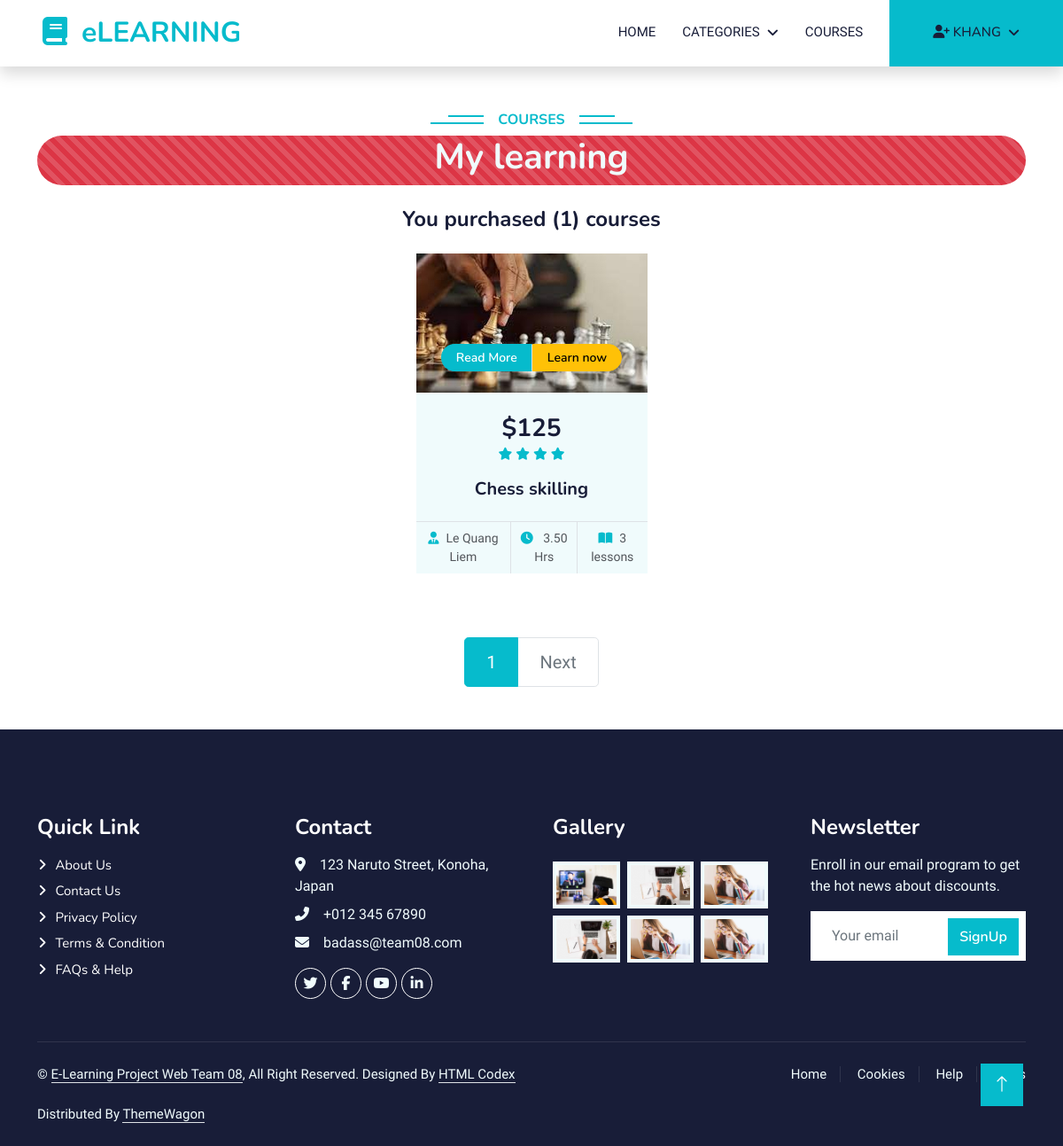
The app's page /order/purchased_courses/ (signed in) with its own data.
### account/models.py (models this page shows, shortened)
class Account(AbstractBaseUser):
    first_name = models.CharField(max_length=255, null=True)
    last_name = models.CharField(max_length=255, null=True)
    username = models.CharField(max_length=50, unique=True)
    email = models.EmailField(unique=True)
    phone = models.CharField(max_length=255)
    birth_date = models.DateField(null=True, blank=True)
    subscription_expired = models.DateField(null=True, blank=True)
    image = ResizedImageField(
        upload_to="account/profile_pics/", null=True, blank=True, quality=100, default='account/profile_pics/doras.png')
    is_admin = models.BooleanField(default=False)
    is_active = models.BooleanField(default=False)
    is_staff = models.BooleanField(default=False)
    is_superadmin = models.BooleanField(default=False)
    USERNAME_FIELD = 'username'
    REQUIRED_FIELDS = ['email', 'first_name', 'last_name']
    objects = MyAccountManager()
    def on_subscription(self):
        if self.subscription_expired and self.subscription_expired > datetime.date.today():
            return True
        else:
            return False

### course/models.py (models this page shows, shortened)
class Course(models.Model):
    title = models.CharField(max_length=255)
    description = models.TextField()
    price = models.PositiveIntegerField(null=True,
                                        validators=[MinValueValidator(0)], blank=True)
    instructor = models.CharField(max_length=50)
    language = models.CharField(max_length=50, default='English')
    category = models.ForeignKey(
        Category, on_delete=models.PROTECT, blank=True, null=True)
    COURSE_STATUS_AVAILABLE = 'A'
    COURSE_STATUS_UNAVAILABLE = 'UA'
    COURSE_STATUS_CHOICES = [
        (COURSE_STATUS_AVAILABLE, 'Available'),
        (COURSE_STATUS_UNAVAILABLE, 'Unavailable')
    ]
    lesson_number = models.PositiveBigIntegerField(null=True,
                                                   validators=[MinValueValidator(0)], blank=True)
    course_status = models.CharField(
        max_length=2, choices=COURSE_STATUS_CHOICES, default=COURSE_STATUS_AVAILABLE)
    rated = models.PositiveSmallIntegerField(null=True,
                                             validators=[MinValueValidator(0), MaxValueValidator(5)], blank=True)
    duration = models.DecimalField(max_digits=6, decimal_places=2,
                                   validators=[MinValueValidator(0)], blank=True, null=True)
    image = ResizedImageField(size=[500, 300], crop=['middle', 'center'],  upload_to="course/course_image/", null=True, quality=100
                              )
    video = models.FileField(
        upload_to="course/course_video", null=True)
    slug = models.SlugField(max_length=200, unique=True,
                            null=True, blank=True)
    def get_url(self):
        return reverse('course_detail', args=[self.slug])
    def get_video_url(self):
        return reverse('course_watching', args=[self.slug])

### order/views.py (the view)
# urls.py: path('purchased_courses/', views.purchased_courses, name='purchased_courses'),
@login_required
def purchased_courses(request):
    purchased_orders = OrderDetail.objects.all().filter(
        order__user=request.user, order__payment_status='C', subscription_type__isnull=True)
    if purchased_orders:
        for item in purchased_orders:
            courses = []
            courses.append(item.course)
    else:
        courses = None
    if courses != None:
        page = request.GET.get('page')
        page = page or 1
        paginator = Paginator(courses, 8)
        paged_courses = paginator.get_page(page)
        course_count = len(courses)
    else:
        paged_courses = 0
        course_count = 0
    context = {
        'courses': paged_courses,
        'course_count': course_count,
    }
    return render(request, 'order/purchased_courses.html', context=context)

### course/context_processors.py (called while the page is built)
def menu_links(request):
    links = Category.objects.all()
    return dict(links=links)

### course/models.py (called while the page is built)
    def get_url(self):
        return reverse('course_by_category', args=[self.slug])

### templates/order/purchased_courses.html (shortened to what this page needs)
{% extends 'base.html' %} {% load static %} {% block content %}
<div class="container-xxl py-5">
  <div class="container">
    <div class="text-center wow fadeInUp" data-wow-delay="0.1s">
      <h6 class="section-title bg-white text-center text-primary px-3">
        Courses
      </h6>
      {% if category == None %}
      <div
        class="mb-4 progress-bar bg-danger progress-bar-striped progress-bar-animated rounded-pill"
      >
        <h1 class="text-light">My learning</h1>
      </div>
      {% else %}
      <h1 class="mb-5">{{category.title}} Courses</h1>
      {% endif %}
      <h4 class="mb-4">You purchased ({{course_count}}) courses</h4>
    </div>
    <div class="row row-cols-lg-4 row-cols-md-2 g-4 justify-content-center">
      {% if courses %}{% for course in courses %}
      <div class="col-lg-3 col-md-6 wow fadeInUp" data-wow-delay="0.5s">
        <div class="d-flex flex-column course-item bg-light h-100">
          <div class="position-relative overflow-hidden">
            <img class="img-fluid" src="{{course.image.url}}" alt="" />
            <div
              class="w-100 d-flex justify-content-center position-absolute bottom-0 start-0 mb-4"
            >
              <a
                href="{{course.get_url}}"
                class="flex-shrink-0 btn btn-sm btn-primary px-3 border-end"
                style="border-radius: 30px 0 0 30px"
                >Read More</a
              >
              <a
                href="{{course.get_video_url}}"
                class="flex-shrink-0 btn btn-sm btn-warning px-3"
                style="border-radius: 0 30px 30px 0"
                >Learn now</a
              >
            </div>
          </div>
          <div class="text-center p-4 pb-0 flex-fill">
            <h3 class="mb-0">${{course.price}}</h3>
            <div class="mb-3">
              {% for i in course.rated|center:course.rated%}
              <small class="fa fa-star text-primary"></small>
              {% endfor %}
            </div>
            <h5 class="mb-4">{{ course.title }}</h5>
          </div>
          <div class="d-flex border-top">
            <small class="flex-fill text-center border-end py-2"
              ><i class="fa fa-user-tie text-primary me-2"></i
              >{{course.instructor}}</small
            >
            <small class="flex-fill text-center border-end py-2"
              ><i class="fa fa-clock text-primary me-2"></i> {{course.duration}}
              Hrs</small
            >
            <small class="flex-fill text-center py-2"
              ><i class="fa fa-book-open text-primary me-2"></i
              >{{course.lesson_number}} lessons
            </small>
          </div>
        </div>
      </div>
      {% endfor %} {% endif %}
    </div>
  </div>
</div>
{% if courses %}
<nav class="mt-4" aria-label="Page navigation sample">
  <ul class="pagination justify-content-center pagination-lg">
    {% for page in courses.paginator.page_range %}
    {% if courses.number|add:'-1' <= page and page <= courses.number|add:'1' %}
    {% if page == courses.number %}
    <li class="page-item active">
      <a class="page-link" href="{% url 'course' %}?page={{ page }}"
        >{{ page }}</a
      >
    </li>
    {% else %}
    <li class="page-item">
      <a class="page-link" href="{% url 'course' %}?page={{ page }}"
        >{{ page }}</a
      >
    </li>
    {% endif %} {% endif %} {% endfor %}
     {% if courses.has_next %}
    <li class="page-item">
      <a
        class="page-link"
        href="{% url 'course' %}?page={{courses.next_page_number}}"
        >Next</a
      >
    </li>
    {% else %}
    <li class="page-item disabled">
      <a class="page-link" href="#">Next</a>
    </li>
    {% endif %}
  </ul>
</nav>
{% endif %} {% endblock content %}

### templates/includes/navbar.html (shortened to what this page needs)
{% load static %}
<nav
  class="navbar navbar-expand-lg bg-white navbar-light shadow sticky-top p-0"
>
  <a
    href="{% url 'home' %}"
    class="navbar-brand d-flex align-items-center px-4 px-lg-5"
  >
    <h2 class="m-0 text-primary"><i class="fa fa-book me-3"></i>eLEARNING</h2>
  </a>
  <div class="collapse navbar-collapse" id="navbarCollapse">
    <div class="navbar-nav ms-auto p-4 p-lg-0 text-center">
      <a
        href="{% url 'home' %}"
        class="nav-item nav-link {% if request.resolver_match.url_name == 'home' %} active {% endif %}"
        >Home</a
      >
      <div class="nav-item dropdown">
        <a href="#" class="nav-link dropdown-toggle" data-bs-toggle="dropdown"
          >Categories</a
        >
      </div>
      <a
        href="{% url 'course' %}"
        class="nav-item nav-link {% if request.resolver_match.url_name == 'course' %} active {% endif %}"
        >Courses</a
      >
       {% if user.is_authenticated %}
      <div class="nav-item dropdown">
        <a
          href="#"
          class="nav-link dropdown-toggle btn btn-primary py-4 px-lg-5 d-lg-block me-0"
          data-bs-toggle="dropdown"
          ><i class="fa-solid fa-user-plus"></i> {{user.first_name}}</a
        >
      </div>
      {% else %}
      <a
        href="{% url 'signup' %}"
        class="nav-link btn btn-primary py-4 px-lg-5 d-lg-block me-0"
        >Join Now<i class="fa fa-arrow-right ms-3"></i
      ></a>
      {% endif %}
    </div>
  </div>
</nav>

### static/general/css/style.css (style rules this page uses)
:root { --primary: #06bbcc; --light: #f0fbfc; --dark: #181d38; }
a { color: white; }
.btn { font-family: "Nunito", sans-serif; font-weight: 600; transition: 0.5s; }
.btn.btn-primary, .btn.btn-secondary { color: #ffffff; }
.navbar .dropdown-toggle::after { border: none; content: "\f107"; font-family: "Font Awesome 5 Free"; font-weight: 900; vertical-align: middle; margin-left: 8px; }
.navbar-light .navbar-nav .nav-link { margin-right: 30px; padding: 25px 0; color: #ffffff; font-size: 15px; text-transform: uppercase; outline: none; }
.navbar-light .navbar-brand, .navbar-light a.btn { height: 75px; }
.navbar-light .navbar-nav .nav-link { color: var(--dark); font-weight: 500; }
.navbar-light.sticky-top { top: -100px; transition: 0.5s; }
.section-title { position: relative; display: inline-block; text-transform: uppercase; }
.section-title::before { position: absolute; content: ""; width: calc(100% + 80px); height: 2px; top: 4px; left: -40px; background: var(--primary); z-index: -1; }
.section-title::after { position: absolute; content: ""; width: calc(100% + 120px); height: 2px; bottom: 5px; left: -60px; background: var(--primary); z-index: -1; }
.category img, .course-item img { transition: 0.5s; }

### records on screen
Account: first_name "KHANG"
Course: image (picture), price "125", rated 4 (drawn), title "Chess skilling", instructor "Le Quang Liem", duration "3.50", lesson_number "3"

### other values on screen
{{ course_count }} "1"
{{ page }} "1"
